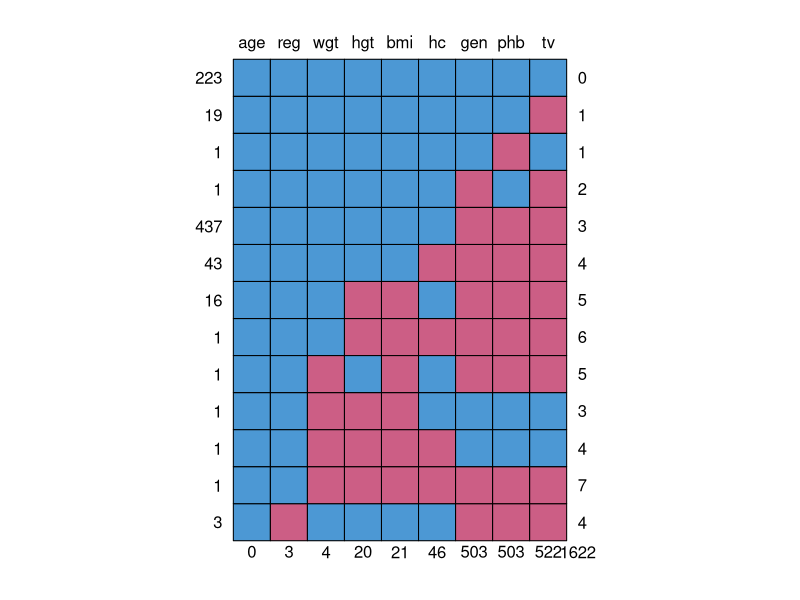
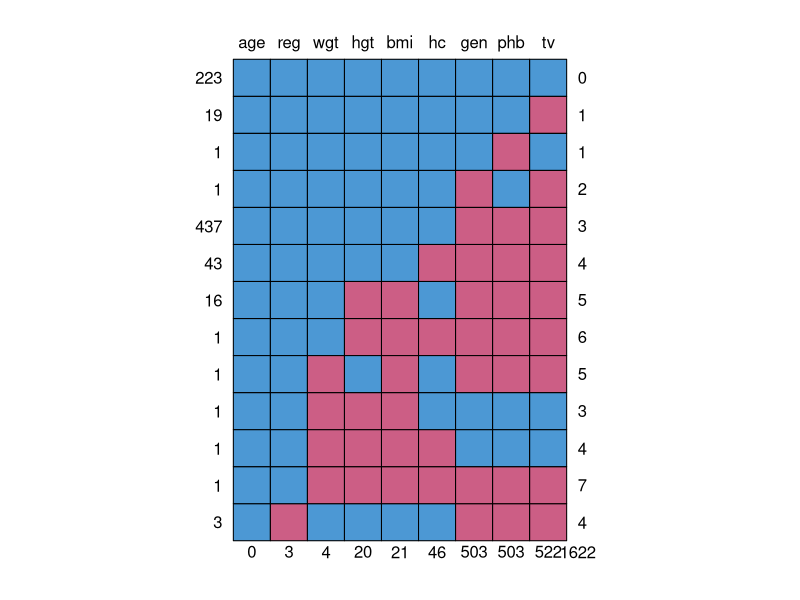
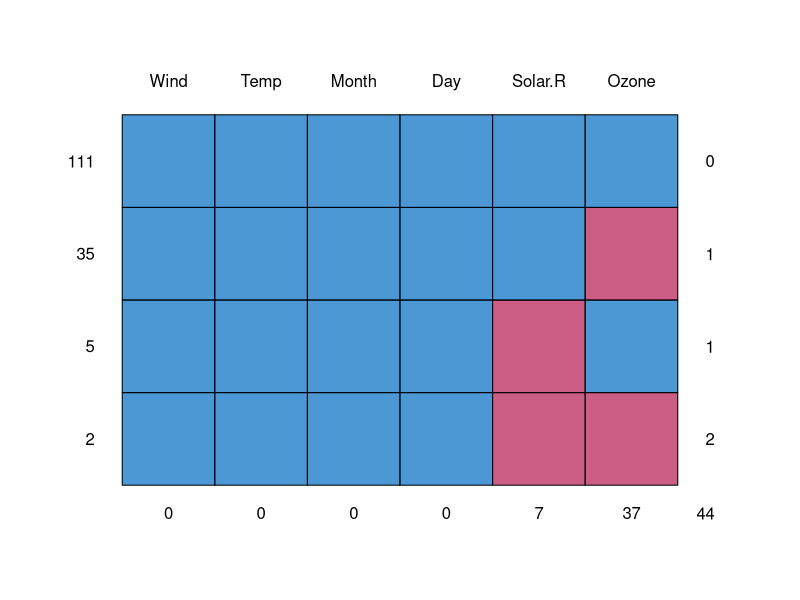
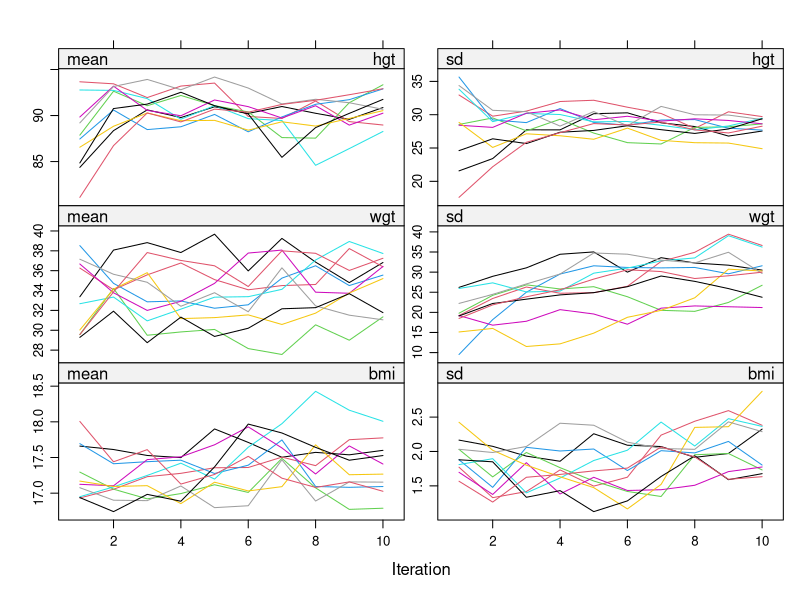
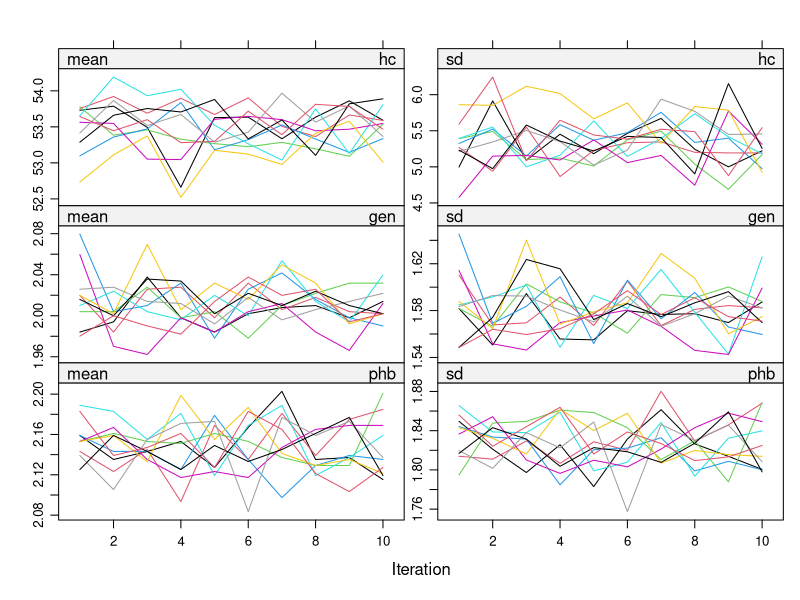
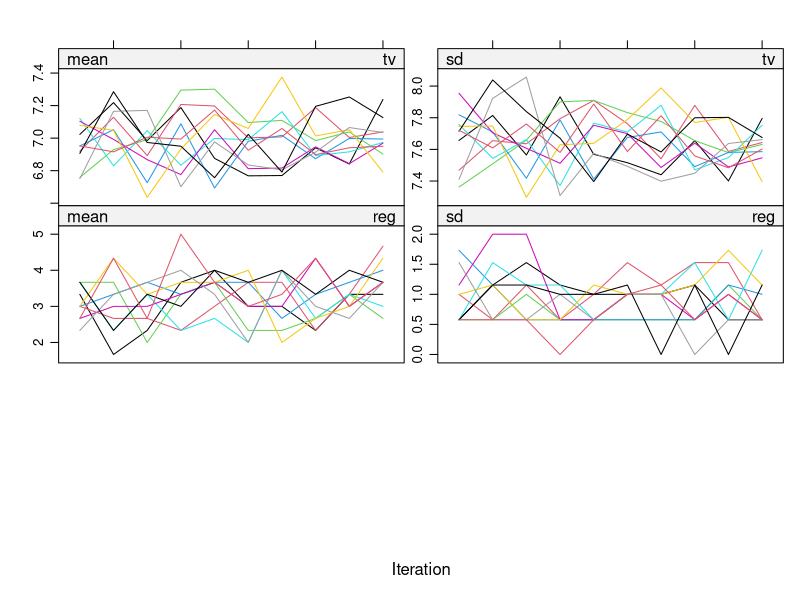
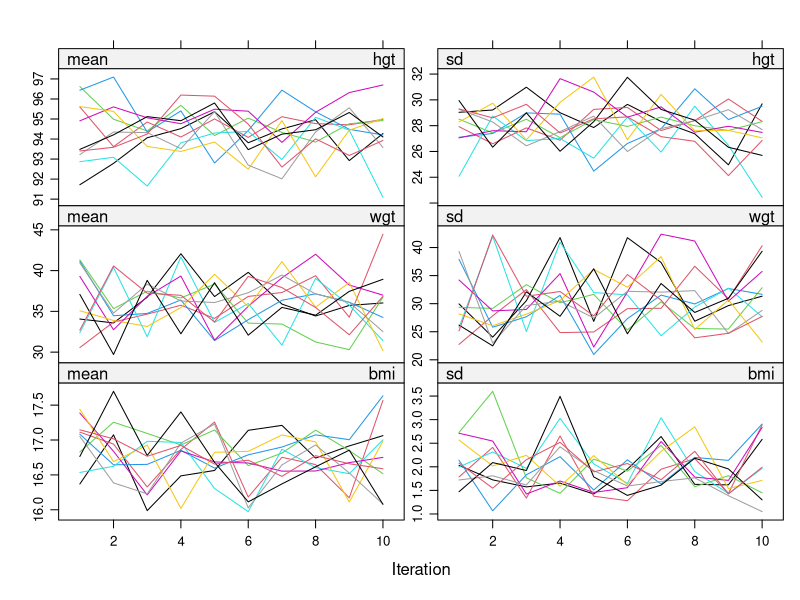
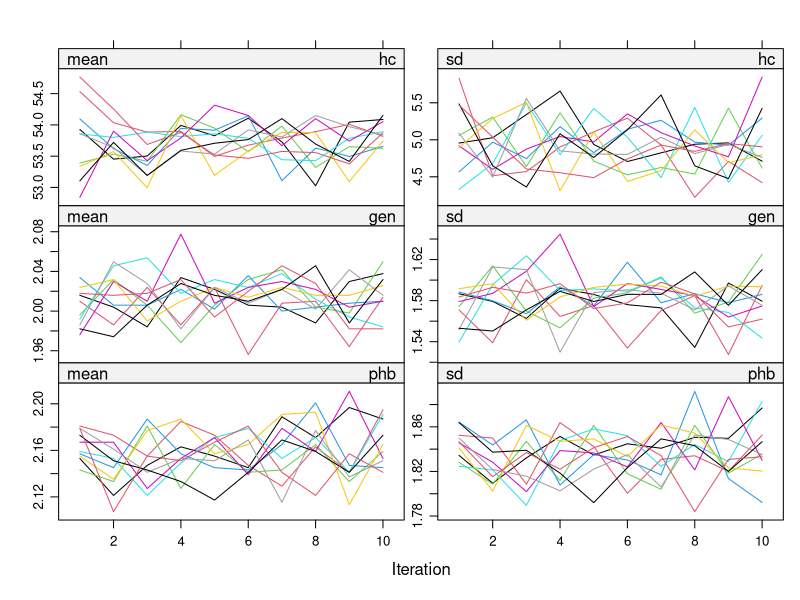

The R source for these figures, in order: (Note: this script raises an error after producing the figures.)
## ---- chunk 1
knitr::opts_chunk$set(
	echo = TRUE,
	message = FALSE,
	comment = ">"
)
## ---- chunk 2
# load library mice to load boys data
library(mice)
## ---- chunk 3
# summary to see which variables have missing data
summary(boys)
## ---- chunk 4
nic(boys)
nic(boys)/nrow(boys)
## ---- chunk 5
sum(is.na(boys))
sum(!is.na(boys))

1622/(1622+5110)
## ---- chunk 6
nrow(mice::md.pattern(boys, plot= T))

## ---- chunk 7
mice::md.pattern(boys, plot= T)

## ---- chunk 8
mice::md.pairs(boys)
## ---- chunk 9
library(dplyr)
summary(airquality)
airqualitym <- airquality %>%
  #create missing data indicators
  mutate(ROzone = is.na(Ozone),
         RSolar.R = is.na(Solar.R))

## ---- chunk 10
# Univariate tests for Ozone
t.test(Solar.R ~ ROzone, data = airqualitym)
t.test(Wind ~ ROzone, data = airqualitym)
t.test(Temp ~ ROzone, data = airqualitym)
t.test(Month ~ ROzone, data = airqualitym)
t.test(Day ~ ROzone, data = airqualitym)
chisq.test(airqualitym$ROzone, airqualitym$Month)


## ---- chunk 11
# Univariate tests for Solar.R
t.test(Ozone ~ RSolar.R, data = airqualitym)
t.test(Wind ~ RSolar.R, data = airqualitym)
t.test(Temp ~ RSolar.R, data = airqualitym)
t.test(Month ~ RSolar.R, data = airqualitym)
t.test(Day ~ RSolar.R, data = airqualitym)
chisq.test(airqualitym$RSolar.R, airqualitym$Month)


## ---- chunk 12
summary(airquality)
mice::md.pattern(airquality)
## ---- chunk 13
airqualitym <- airquality %>%
  mutate(ROzone = is.na(Ozone),
         RSolar.R = is.na(Solar.R),
         Rind = is.na(Ozone) | is.na(Solar.R))

## ---- chunk 14
glm(ROzone ~ Solar.R + Wind + Temp + Month + Day, data = airqualitym, family = "binomial") %>% summary
glm(RSolar.R ~ Ozone + Wind + Temp + Month + Day, data = airqualitym, family = "binomial") %>% summary

# analysis for the indicator of overall missing data
glm(Rind ~ Wind + Temp + Month + Day, data = airqualitym, family = "binomial") %>% summary

## ---- chunk 15
imp <- mice(nhanes2, seed = 1234)
imp
## ---- chunk 16
fit <- with(imp, lm(bmi ~ age + hyp + chl))
fit
## ---- chunk 17
combi <- pool(fit)
summary(combi) %>% knitr::kable(digits = 3)

## ---- chunk 18
pred <- make.predictorMatrix(boys)
## ---- chunk 19
colMeans(is.na(boys))

## ---- chunk 20
pred[,c("gen", "phb", "tv")] <- 0
pred
## ---- chunk 21
imp <- mice(boys, m = 10, maxit = 10, predictorMatrix = pred)
## ---- chunk 22
imp$method
## ---- chunk 23
plot(imp)
## ---- chunk 24
pred1 <- pred
pred1["bmi", c("hgt", "wgt")] <- 0
pred1[,"bmi"] <- 0

## ---- chunk 25
pred2 <- pred
pred2[, c("hgt", "wgt")] <- 0
pred2[c("hgt", "wgt"), "bmi"] <- 0

## ---- chunk 26
imp1 <- mice(boys, m = 10, maxit = 10, pred = pred1)
plot(imp1)
imp2 <- mice(boys, m = 10, maxit = 10, pred = pred2)
plot(imp2)
## ---- chunk 27

method <- imp$method
method["bmi"] <- "~I(wgt / (hgt/100)^2)"

imp <- mice(boys, m = 10, maxit = 10, pred = pred2, method = method)

plot(imp)
## ---- chunk 28
model <- '
  #variance
  Ozone ~1 
  Solar.R ~1
  Wind ~1
  Temp ~1
  '
fit <- sem(model, data = airquality, missing = "fiml", meanstructure = TRUE)
summary(fit)
## ---- chunk 29
model <- '
  #variance
  Ozone ~~ Ozone
  Solar.R ~~ Solar.R
  Wind ~~ Wind
  Temp ~~ Temp
  '
fit <- sem(model, data = airquality, missing = "fiml", meanstructure = TRUE)
summary(fit)
## ---- chunk 30
model_aux <- '
  Ozone ~ Temp 
  Temp ~~ Wind + Solar.R + Month + Day
  Ozone ~~ Wind + Solar.R + Month + Day
  Wind ~~ Solar.R + Month + Day
  Solar.R ~~ Month + Day
  Month ~~ Day
  '
auxfit <- sem(model = model_aux, missing = "fiml", data = airquality)

summary(auxfit)
## ---- chunk 31

fdd1 <- fdd[,c("id", "trt", "age", "sex", "cbcl1", "yc1", "yc2", "yc3")]
summary(fdd1)

## ---- chunk 32
fdd1_long <- pivot_longer(fdd1, cols = c("yc1", "yc2", "yc3"), names_to = "time", values_to = "ptsd", names_prefix = "yc")

#note by using names_prefix, the prefix "yc" is removed from the time variable, so that it can be easily transformed to numeric if needed.

## ---- chunk 33
model <- lme4::lmer(ptsd ~ time + age + sex + cbcl1+ (1|id), data = fdd1_long)
summary(model)

## ---- chunk 34

pred <- make.predictorMatrix(fdd1_long)

#id should be indicated as the level variable, and the column should have a -2.
pred[2:7, "id"] <- -2

pred

## ---- chunk 35

ini <- mice(fdd1_long, m = 1, maxit = 0, pred = pred)
long_meth <- ini$method
long_meth[c("cbcl1", "ptsd")] <- "2l.pmm"
long_meth

## ---- chunk 36

imp_long <- mice(fdd1_long, pred = pred, meth = long_meth, m = 50, maxit = 10)

## ---- chunk 37

fit <- with(imp_long, lme4::lmer(ptsd ~  time + age + sex + (1|id) ))
            
summary(pool(fit))
